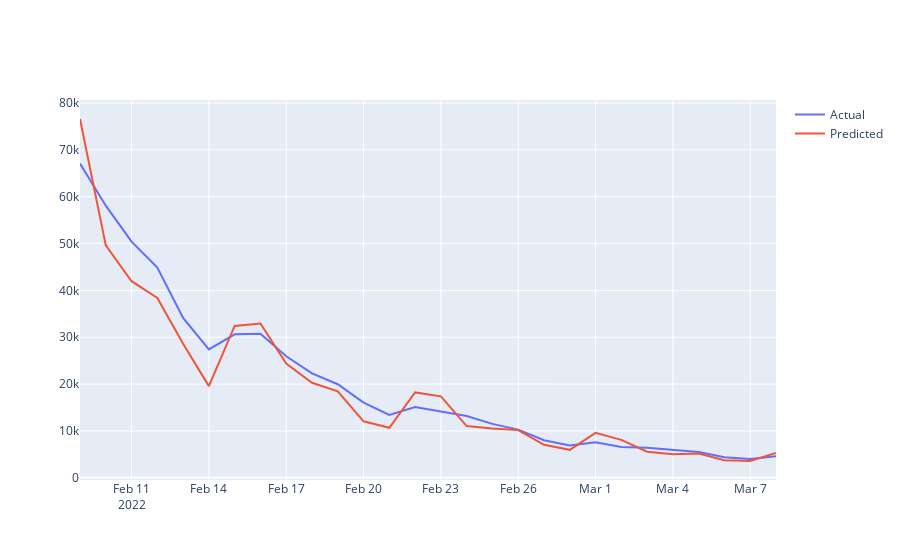

The cell this chart's notebook holds for it:
### Code cell
fig = go.Figure()
fig.add_trace(go.Scatter(x=df[-28:].index, y=df[-28:]['Total'], name="Actual"))
fig.add_trace(go.Scatter(x=df[-28:].index, y=pred, name="Predicted"))
